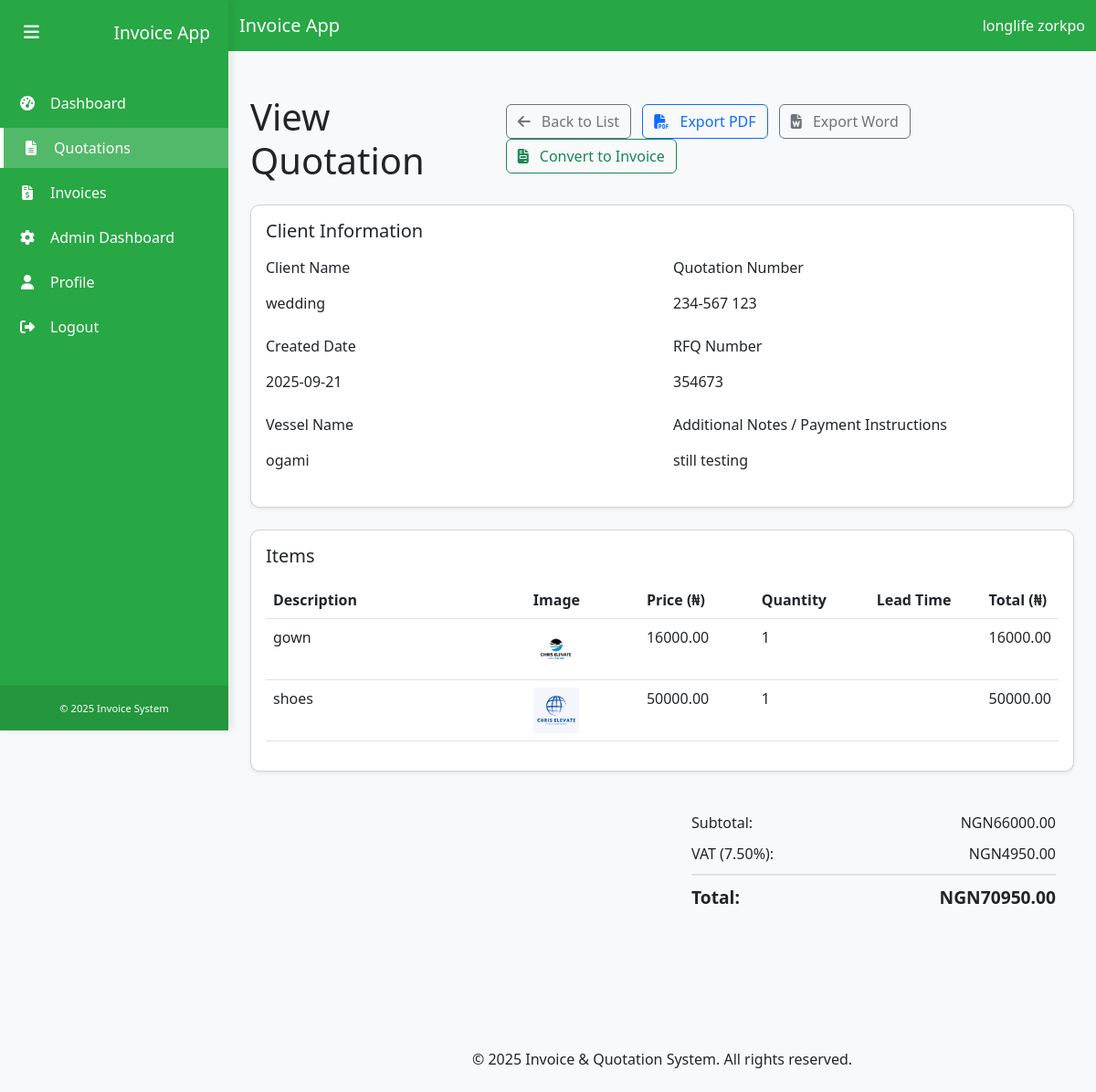
Screenshot of /quotations/10/view/ (signed in) with the database file from the repository.
### users/models.py (models this page shows, shortened)
class CustomUser(AbstractUser):
    ROLE_CHOICES = (
        ('Admin', 'Admin'),
        ('User', 'User'),
    )
    email = models.EmailField(_('email address'), unique=True)
    role = models.CharField(max_length=10, choices=ROLE_CHOICES, default='User')
    profile_picture = models.ImageField(upload_to='profile_pics/', null=True, blank=True)
    USERNAME_FIELD = 'email'
    REQUIRED_FIELDS = ['first_name', 'last_name']
    objects = CustomUserManager()

### quotations/models.py (models this page shows, shortened)
class Quotation(models.Model):
    CURRENCY_CHOICES = [
        ('NGN', 'Nigerian Naira (₦)'),
        ('USD', 'US Dollar ($)'),
        ('EUR', 'Euro (€)'),
        ('GBP', 'British Pound (£)'),
        ('CAD', 'Canadian Dollar (C$)'),
        ('AUD', 'Australian Dollar (A$)'),
    ]
    user = models.ForeignKey(settings.AUTH_USER_MODEL, on_delete=models.CASCADE)
    quotation_number = models.CharField(max_length=100, verbose_name="Quotation Number", null=True, blank=True)
    client_name = models.CharField(max_length=255)
    rfq_number = models.CharField(max_length=100, blank=True, null=True, verbose_name="Request for Quotation Number")
    vessel_name = models.CharField(max_length=255, blank=True, null=True, verbose_name="Vessel Name")
    currency = models.CharField(max_length=3, choices=CURRENCY_CHOICES, default='NGN', verbose_name="Currency")
    items = models.ManyToManyField(Item)
    subtotal = models.DecimalField(max_digits=10, decimal_places=2)
    vat_percentage = models.DecimalField(max_digits=5, decimal_places=2, default=7.5)
    vat_amount = models.DecimalField(max_digits=10, decimal_places=2)
    total = models.DecimalField(max_digits=10, decimal_places=2)
    date_created = models.DateTimeField(default=timezone.now)
    notes = models.TextField(blank=True, null=True, verbose_name="Additional Notes")

class Item(models.Model):
    UNIT_CHOICES = [
        ('', ''),
        ('EA', 'Each'),
        ('PCS', 'Pieces'),
        ('KG', 'Kilograms'),
        ('LTR', 'Liters'),
        ('M', 'Meters'),
        ('BOX', 'Box'),
        ('SET', 'Set'),
        ('UNIT', 'Unit'),
    ]
    name = models.CharField(max_length=255)
    price = models.DecimalField(max_digits=10, decimal_places=2)
    quantity = models.PositiveIntegerField(default=1)
    unit = models.CharField(max_length=10, choices=UNIT_CHOICES, default='', blank=True, verbose_name="Unit")
    image = models.ImageField(upload_to='item_images/', null=True, blank=True)
    lead_time = models.CharField(max_length=50, blank=True, null=True, verbose_name="Lead Time")
    @property
    def total(self):
        return self.price * self.quantity

### quotations/views.py (the view)
# urls.py: path('<int:pk>/view/', views.view_quotation, name='view_quotation'),
@login_required
def view_quotation(request, pk):
    if request.user.is_staff:
        quotation = get_object_or_404(Quotation, pk=pk)
    else:
        quotation = get_object_or_404(Quotation, pk=pk, user=request.user)
    context = {
        'quotation': quotation,
    }
    return render(request, 'quotations/quotation_view.html', context)

### templates/quotations/quotation_view.html (shortened to what this page needs)
{% extends 'base.html' %}
{% block content %}
<div class="container py-4">
    <div class="d-flex justify-content-between align-items-center mb-4">
        <h1 class="mb-0">View Quotation</h1>
        <div>
            <a href="{% url 'quotation_list' %}" class="btn btn-outline-secondary me-2">
                <i class="fas fa-arrow-left me-2"></i> Back to List
            </a>
            <a href="{% url 'quotation_pdf' quotation.id %}" class="btn btn-outline-primary me-2" target="_blank">
                <i class="fas fa-file-pdf me-2"></i> Export PDF
            </a>
            <a href="{% url 'quotation_docx' quotation.id %}" class="btn btn-outline-secondary me-2" target="_blank">
                <i class="fas fa-file-word me-2"></i> Export Word
            </a>
            <a href="{% url 'quotation_convert' quotation.id %}?redirect=view" class="btn btn-outline-success">
                <i class="fas fa-file-invoice me-2"></i> Convert to Invoice
            </a>
        </div>
    </div>
    <div class="card shadow-sm mb-4">
        <div class="card-body">
            <h5 class="card-title mb-3">Client Information</h5>
            <div class="row">
                <div class="col-md-6 mb-3">
                    <label class="form-label">Client Name</label>
                    <p class="form-control-plaintext">{{ quotation.client_name }}</p>
                </div>
                <div class="col-md-6 mb-3">
                    <label class="form-label">Quotation Number</label>
                    <p class="form-control-plaintext">{{ quotation.quotation_number }}</p>
                </div>
            </div>
            <div class="row">
                <div class="col-md-6 mb-3">
                    <label class="form-label">Created Date</label>
                    <p class="form-control-plaintext">{{ quotation.date_created|date:'Y-m-d' }}</p>
                </div>
                <div class="col-md-6 mb-3">
                    <label class="form-label">RFQ Number</label>
                    <p class="form-control-plaintext">{{ quotation.rfq_number }}</p>
                </div>
            </div>
            <div class="row">
                <div class="col-md-6 mb-3">
                    <label class="form-label">Vessel Name</label>
                    <p class="form-control-plaintext">{{ quotation.vessel_name }}</p>
                </div>
                <div class="col-md-6 mb-3">
                    <label class="form-label">Additional Notes / Payment Instructions</label>
                    <p class="form-control-plaintext">{{ quotation.notes }}</p>
                </div>
            </div>
        </div>
    </div>
    <div class="card shadow-sm mb-4">
        <div class="card-body">
            <h5 class="card-title mb-3">Items</h5>
            <div class="table-responsive">
                <table class="table" id="itemsTable">
                    <thead>
                        <tr>
                            <th style="width: 35%">Description</th>
                            <th style="width: 15%">Image</th>
                            <th style="width: 15%">Price (₦)</th>
                            <th style="width: 15%">Quantity</th>
                            <th style="width: 15%">Lead Time</th>
                            <th style="width: 20%">Total (₦)</th>
                        </tr>
                    </thead>
                    <tbody>
                        {% for item in quotation.items.all %}
                        <tr class="item-row">
                            <td>{{ item.name }}</td>
                            <td>
                                {% if item.image %}
                                <img src="{{ item.image.url }}" alt="{{ item.name }}" style="max-height: 50px;">
                                {% else %}
                                <span class="text-muted">No image</span>
                                {% endif %}
                            </td>
                            <td>{{ item.price }}</td>
                            <td>{{ item.quantity }}</td>
                            <td>{{ item.lead_time }}</td>
                            <td>{{ item.total }}</td>
                        </tr>
                        {% endfor %}
                    </tbody>
                </table>
            </div>
        </div>
    </div>
    <div class="row">
        <div class="col-md-6 ms-auto">
            <div class="total-section">
                <div class="total-line">
                    <span>Subtotal:</span>
                    <span>{{quotation.currency }}{{ quotation.subtotal }}</span>
                </div>
                <div class="total-line">
                    <span>VAT ({{ quotation.vat_percentage }}%):</span>
                    <span>{{ quotation.currency }}{{ quotation.vat_amount }}</span>
                </div>
                <div class="total-line grand-total">
                    <span>Total:</span>
                    <span>{{ quotation.currency }}{{ quotation.total }}</span>
                </div>
            </div>
        </div>
    </div>
</div>
{% endblock %}

### templates/base.html (shortened to what this page needs)
{% load static %}
<!DOCTYPE html>
<html lang="en">
<head>
    <link href="https://cdn.jsdelivr.net/npm/bootstrap@5.3.0/dist/css/bootstrap.min.css" rel="stylesheet">
    <link rel="stylesheet" href="https://cdnjs.cloudflare.com/ajax/libs/font-awesome/6.4.0/css/all.min.css">
</head>
<body>
    {% if user.is_authenticated %}
    <div class="sidebar" id="sidebar">
        <div class="sidebar-header d-flex align-items-center">
            <button class="sidebar-toggle" id="sidebarToggle">
                <i class="fas fa-bars"></i>
            </button>
            <h3 class="m-0">Invoice App</h3>
        </div>
        <ul class="sidebar-menu">
            <li>
                <a href="{% url 'dashboard' %}">
                    <i class="fas fa-tachometer-alt"></i>
                    <span>Dashboard</span>
                </a>
            </li>
            <li>
                <a href="{% url 'quotation_list' %}">
                    <i class="fas fa-file-alt"></i>
                    <span>Quotations</span>
                </a>
            </li>
            <li>
                <a href="{% url 'invoice_list' %}">
                    <i class="fas fa-file-invoice-dollar"></i>
                    <span>Invoices</span>
                </a>
            </li>
            {% if user.is_staff %}
            <li>
                <a href="{% url 'admin_dashboard' %}">
                    <i class="fas fa-cog"></i>
                    <span>Admin Dashboard</span>
                </a>
            </li>
            {% endif %}
            <li>
                <a href="{% url 'profile' %}">
                    <i class="fas fa-user"></i>
                    <span>Profile</span>
                </a>
            </li>
            <li>
                <a href="{% url 'logout' %}">
                    <i class="fas fa-sign-out-alt"></i>
                    <span>Logout</span>
                </a>
            </li>
        </ul>
        <div class="sidebar-footer">
            <small>&copy; {% now "Y" %} Invoice System</small>
        </div>
    </div>
    <div class="main-content" id="mainContent">
        <div class="top-nav">
            <nav class="navbar navbar-expand-lg navbar-dark">
                <div class="container-fluid">
                    <a class="navbar-brand d-flex align-items-center" href="/">
                        Invoice App
                    </a>
                    <div class="ms-3">
                        <span class="text-white">{{ user.get_full_name|default:user.email }}</span>
                    </div>
                </div>
            </nav>
        </div>
        <div class="container my-4">
    {% else %}
    <div class="container my-4">
    {% endif %}
        {% block content %}{% endblock %}
    </div>
    <footer class="bg-light py-4 mt-5">
        <div class="container text-center">
            <p class="mb-0">&copy; {% now "Y" %} Invoice & Quotation System. All rights reserved.</p>
        </div>
    </footer>
    <link rel="stylesheet" href="{% static 'css/sidebar.css' %}">
</body>
</html>

### static/css/sidebar.css (style rules this page uses)
.sidebar { position: fixed; top: 0; left: 0; height: 100vh; width: 250px; background-color: var(--primary-color); color: white; transition: all 0.3s; z-index: 1000; box-shadow: 3px 0 10px rgba(0, 0, 0, 0.1); overflow-y: auto; }
.sidebar-header { padding: 20px; display: flex; align-items: center; justify-content: space-between; }
.sidebar-header h3 { margin: 0; font-size: 1.2rem; white-space: nowrap; overflow: hidden; }
.sidebar-toggle { cursor: pointer; background: transparent; border: none; color: white; font-size: 1.2rem; }
.sidebar-menu { padding: 0; list-style: none; margin-top: 20px; }
.sidebar-menu li { margin-bottom: 5px; }
.sidebar-menu a { display: flex; align-items: center; padding: 10px 20px; color: white; text-decoration: none; transition: all 0.3s; }
.sidebar-menu a.active { background-color: rgba(255, 255, 255, 0.2); border-left: 4px solid white; }
.sidebar-menu i { margin-right: 15px; width: 20px; text-align: center; }
.sidebar-footer { position: absolute; bottom: 0; width: 100%; padding: 15px; background-color: rgba(0, 0, 0, 0.1); font-size: 0.8rem; text-align: center; }
.main-content { margin-left: 250px; transition: all 0.3s; min-height: 100vh; display: flex; flex-direction: column; }

### templates/base.html (style rules this page uses)
:root { --primary-color: #28a745; --secondary-color: #B2BEB5; }
body { font-family: 'Segoe UI', Tahoma, Geneva, Verdana, sans-serif; background-color: #f8f9fa; }
.navbar { background-color: var(--primary-color); }
.navbar-brand, .navbar-nav .nav-link { color: white; }
.card { border-radius: 10px; box-shadow: 0 4px 6px rgba(0, 0, 0, 0.1); transition: transform 0.3s ease; }

### templates/quotations/quotation_view.html (style rules this page uses)
.item-row { transition: all 0.2s; }
.total-section { background-color: #f8f9fa; border-radius: 10px; padding: 20px; }
.total-line { display: flex; justify-content: space-between; margin-bottom: 10px; }
.grand-total { font-size: 1.2rem; font-weight: bold; border-top: 2px solid #dee2e6; padding-top: 10px; margin-top: 10px; }

### rows the page displays
CustomUser: get_full_name "longlife zorkpo"
Quotation: client_name "wedding", quotation_number "234-567 123", date_created "2025-09-21", rfq_number "354673", vessel_name "ogami", notes "still testing", currency "NGN", subtotal "66000.00", vat_percentage "7.50", vat_amount "4950.00", total "70950.00"
Item: name "gown", image (picture), price "16000.00", quantity "1", total "16000.00"
Item: name "shoes", image (picture), price "50000.00", quantity "1", total "50000.00"
